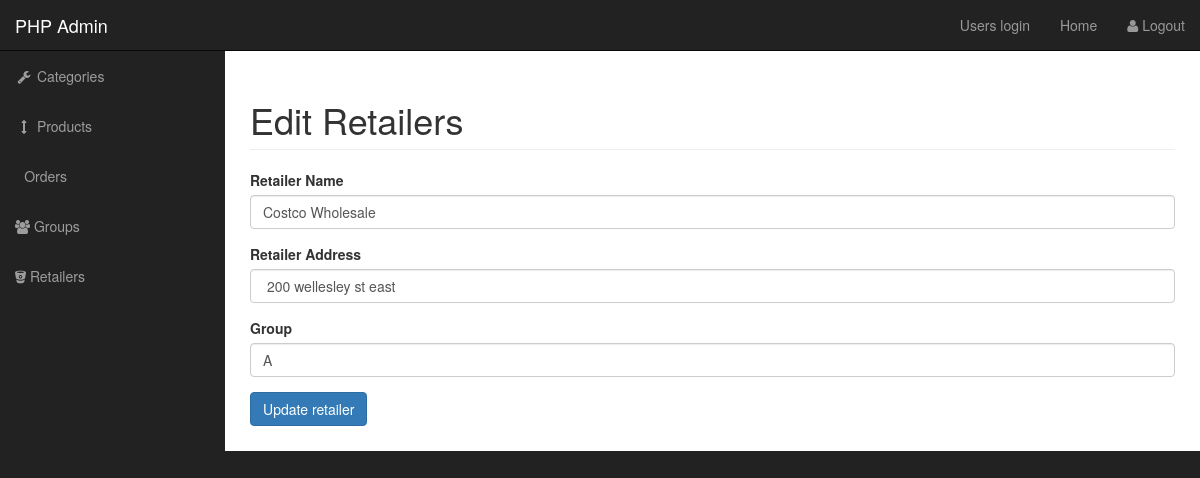
The page /admin/edit_retailers.php?retailer_id=1 on the database its author committed.
### tables this page shows
CREATE TABLE `retailer` (
  `retailer_id` int(11) NOT NULL,
  `retailer_address` varchar(255) NOT NULL,
  `retailer_name` varchar(255) NOT NULL,
  `retailer_group` char(11) NOT NULL
);

### admin/edit_retailers.php (the view, shortened to what this page needs)
<?php include "../inc/connect.php"; ?>
<?php  include "includes/admin_header.php" ?>
    <div id="wrapper">
       <?php  include "includes/admin_navigation.php" ?>
<div id="page-wrapper">
            <div class="container-fluid">
                <div class="row">
                    <div class="col-lg-12">
                        <h1 class="page-header">
                          Edit Retailers
                        </h1>
  <?php
if(isset($_GET['retailer_id'])){
    $get_retailer_id = $_GET['retailer_id'];
	}
		$query = "SELECT * FROM retailer WHERE retailer_id = $get_retailer_id ";
				   $select_retailer = mysqli_query($conn, $query);
					while($row = mysqli_fetch_assoc($select_retailer)) {
							$retailer_address = $row['retailer_address'];
							$retailer_name = $row['retailer_name'];
							$retailer_group = $row['retailer_group'];
							}
?>
<form action="" method="post" enctype="multipart/form-data">
<div class= "form-group">
<label for= "retailer_name"> Retailer Name </label>
<input value= "<?php echo $retailer_name; ?>" type="text" class= "form-control" name="retailer_name">
</div>
<div class= "form-group">
<label for= "retailer_address">Retailer Address </label>
<input value= "<?php echo $retailer_address; ?>"type="text" class= "form-control" name="retailer_address">
</div>
<div class= "form-group">
<label for= "retailer_group"> Group </label>
<input  value= "<?php echo $retailer_group; ?>" type="text" class= "form-control" name="retailer_group">
</div>
<div class= "form-group">
<input type="submit" class= "btn btn-primary" name="update_retailers" value="Update retailer">
</div>
</form>

### admin/css/sb-admin.css (style rules this page uses)
body { margin-top: 100px; background-color: #222; }
@media (min-width:768px) { body { margin-top: 50px; } }
#wrapper { padding-left: 0; }
#page-wrapper { width: 100%; padding: 0; background-color: #fff; }
@media (min-width:768px) { #wrapper { padding-left: 225px; } }
@media (min-width:768px) { #page-wrapper { padding: 10px; } }

### rows shown on the page
retailer: retailer_name "Costco Wholesale", retailer_address "200 wellesley st east", retailer_group "A"
